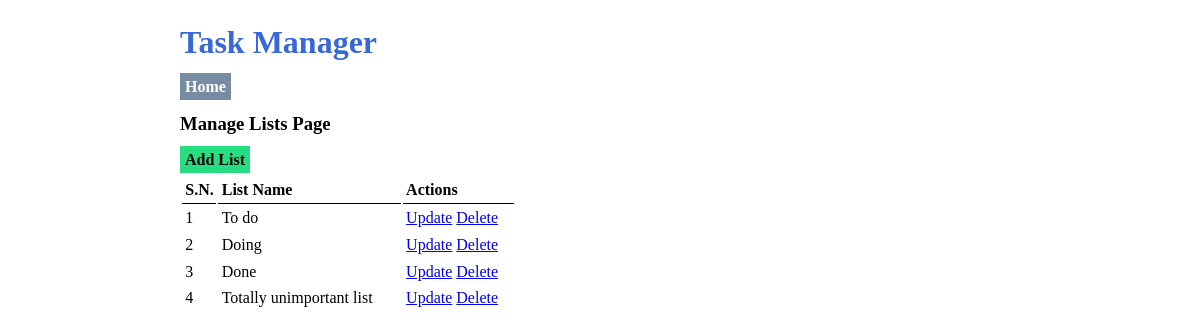
The page /manage-list.php on the database its author committed.
### tables this page shows
CREATE TABLE `tbl_lists` (
  `list_id` int(11) UNSIGNED NOT NULL,
  `list_name` varchar(50) NOT NULL,
  `list_description` varchar(150) DEFAULT NULL
);

### manage-list.php (the view, shortened to what this page needs)
<!DOCTYPE html>
<html lang="en">
<head>
  <link rel="stylesheet" href="<?php echo SITEURL; ?>css/style.css" />
</head>
<body>
  <div class="wrapper">
    <h1>Task Manager</h1>
    <a class="btn-secondary" href="<?php echo SITEURL; ?>">Home</a>
    <h3>Manage Lists Page</h3>
    <div class="all-lists">
      <a class="btn-primary" href="<?php echo SITEURL; ?>add-list.php">Add List</a>
      <table class="tbl-half">
        <tr>
          <th>S.N.</th>
          <th>List Name</th>
          <th>Actions</th>
        </tr>
        <?php
          $conn = mysqli_connect(LOCALHOST, DB_USERNAME, DB_PASSWORD) or die(mysqli_error());
          $sql = "SELECT * FROM tbl_lists";
          $res = mysqli_query($conn, $sql);
          if($res == true) {
            $count_rows = mysqli_num_rows($res);
            $sn = 1;
            if($count_rows > 0) {
              while($row=mysqli_fetch_assoc($res)) {
                $list_id = $row['list_id'];
                $list_name = $row['list_name'];
                ?>
                  <tr>
                    <td><?php echo $sn++; ?></td>
                    <td><?php echo $list_name; ?></td>
                    <td>
                      <a href="<?php echo SITEURL; ?>update-list.php?list_id=<?php echo $list_id; ?>">Update</a>
                      <a href="<?php echo SITEURL; ?>delete-list.php?list_id=<?php echo $list_id; ?>">Delete</a>
                    </td>
                  </tr>
                <?php
              }
            } else {
              ?>
                <tr>
                  <td colspan="3">No list added yet</td>
                </tr>
              <?php
            }
          }
        ?>
      </table>
    </div>
  </div>
</body>
</html>

### css/style.css (style rules this page uses)
* { margin: 0; padding: 0; font-family: verdana; }
.wrapper { width: 70%; margin: 0 auto; padding: 2%; }
h1 { color: #3867d6; margin-bottom: 2%; }
h3 { margin: 2% 0; }
.btn-primary { background-color: #26de81; padding: 5px; font-weight: bold; text-decoration: none; color: black; }
.btn-secondary { background-color: #778ca3; padding: 5px; font-weight: bold; text-decoration: none; color: white; }
table tr th { text-align: left; border-bottom: 1px solid black; padding: 1%; padding-top: 3%; }
table tr td { padding: 1%; }
.tbl-half { width: 40%; }

### rows shown on the page
tbl_lists: list_name "To do"
tbl_lists: list_name "Doing"
tbl_lists: list_name "Done"
tbl_lists: list_name "Totally unimportant list"
